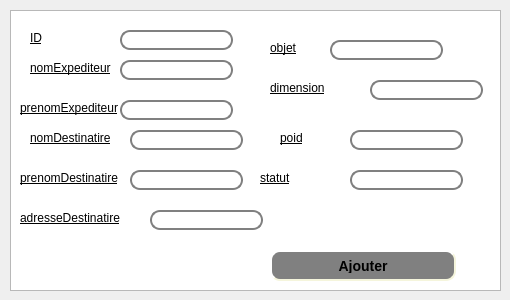
      <widget class="QWidget" name="tab">
       <attribute name="title">
        <string>Ajouter un coli</string>
       </attribute>
       <widget class="QTableView" name="tabcoli_3">
        <property name="enabled">
         <bool>true</bool>
        </property>
        <property name="geometry">
         <rect>
          <x>10</x>
          <y>10</y>
          <width>491</width>
          <height>281</height>
         </rect>
        </property>
        <property name="styleSheet">
         <string notr="true">QTabWidget::pane { /* tabemploye_3 */
    border-top: 2px solid #C2C7CB;
    position: absolute;
    top: -0.5em;
}
</string>
        </property>
       </widget>
       <widget class="QLineEdit" name="lineEdit_ID">
        <property name="geometry">
         <rect>
          <x>120</x>
          <y>30</y>
          <width>113</width>
          <height>20</height>
         </rect>
        </property>
        <property name="styleSheet">
         <string notr="true">QLineEdit {
    border: 2px solid gray;
    border-radius: 10px;
    padding: 0 8px;
    background: white;
    selection-background-color: darkgray;
}</string>
        </property>
        <property name="text">
         <string/>
        </property>
       </widget>
       <widget class="QLineEdit" name="lineEdit_nomExpediteur">
        <property name="geometry">
         <rect>
          <x>120</x>
          <y>60</y>
          <width>113</width>
          <height>20</height>
         </rect>
        </property>
        <property name="styleSheet">
         <string notr="true">QLineEdit {
    border: 2px solid gray;
    border-radius: 10px;
    padding: 0 8px;
    background: white;
    selection-background-color: darkgray;
}</string>
        </property>
        <property name="text">
         <string/>
        </property>
       </widget>
       <widget class="QLineEdit" name="lineEdit_prenomExpediteur">
        <property name="geometry">
         <rect>
          <x>120</x>
          <y>100</y>
          <width>113</width>
          <height>20</height>
         </rect>
        </property>
        <property name="styleSheet">
         <string notr="true">QLineEdit {
    border: 2px solid gray;
    border-radius: 10px;
    padding: 0 8px;
    background: white;
    selection-background-color: darkgray;
}</string>
        </property>
        <property name="text">
         <string/>
        </property>
       </widget>
       <widget class="QLineEdit" name="lineEdit_nomDestinatire">
        <property name="geometry">
         <rect>
          <x>130</x>
          <y>130</y>
          <width>113</width>
          <height>20</height>
         </rect>
        </property>
        <property name="styleSheet">
         <string notr="true">QLineEdit {
    border: 2px solid gray;
    border-radius: 10px;
    padding: 0 8px;
    background: white;
    selection-background-color: darkgray;
}</string>
        </property>
        <property name="text">
         <string/>
        </property>
       </widget>
       <widget class="QPushButton" name="pb_ajouter_5">
        <property name="geometry">
         <rect>
          <x>270</x>
          <y>250</y>
          <width>186</width>
          <height>31</height>
         </rect>
        </property>
        <property name="styleSheet">
         <string notr="true">QPushButton#pb_ajouter_5 {
    background-color: grey;
    border-style: outset;
    border-width: 2px;
    border-radius: 10px;
    border-color: beige;
    font: bold 14px;
    min-width: 10em;
    padding: 6px;
}
</string>
        </property>
        <property name="text">
         <string>Ajouter</string>
        </property>
       </widget>
       <widget class="QLabel" name="label_20">
        <property name="geometry">
         <rect>
          <x>30</x>
          <y>30</y>
          <width>91</width>
          <height>16</height>
         </rect>
        </property>
        <property name="styleSheet">
         <string notr="true">font: 12pt &quot;Andalus&quot;;
text-decoration: underline;</string>
        </property>
        <property name="text">
         <string>ID</string>
        </property>
       </widget>
       <widget class="QLabel" name="label_21">
        <property name="geometry">
         <rect>
          <x>30</x>
          <y>60</y>
          <width>81</width>
          <height>16</height>
         </rect>
        </property>
        <property name="styleSheet">
         <string notr="true">font: 12pt &quot;Andalus&quot;;
text-decoration: underline;</string>
        </property>
        <property name="text">
         <string>nomExpediteur</string>
        </property>
       </widget>
       <widget class="QLabel" name="label_22">
        <property name="geometry">
         <rect>
          <x>20</x>
          <y>100</y>
          <width>101</width>
          <height>16</height>
         </rect>
        </property>
        <property name="styleSheet">
         <string notr="true">font: 12pt &quot;Andalus&quot;;
text-decoration: underline;</string>
        </property>
        <property name="text">
         <string>prenomExpediteur</string>
        </property>
       </widget>
       <widget class="QLabel" name="label_23">
        <property name="geometry">
         <rect>
          <x>30</x>
          <y>130</y>
          <width>91</width>
          <height>16</height>
         </rect>
        </property>
        <property name="styleSheet">
         <string notr="true">font: 12pt &quot;Andalus&quot;;
text-decoration: underline;</string>
        </property>
        <property name="text">
         <string>nomDestinatire</string>
        </property>
       </widget>
       <widget class="QLabel" name="label_10">
        <property name="geometry">
         <rect>
          <x>0</x>
          <y>0</y>
          <width>501</width>
          <height>261</height>
         </rect>
        </property>
        <property name="styleSheet">
         <string notr="true">background-image: url(:/bg.jpg);</string>
        </property>
        <property name="text">
         <string/>
        </property>
        <property name="pixmap">
         <pixmap>../60342173_2276972439287605_1529191567795945472_n.jpg</pixmap>
        </property>
       </widget>
       <widget class="QLabel" name="label_25">
        <property name="geometry">
         <rect>
          <x>20</x>
          <y>170</y>
          <width>101</width>
          <height>16</height>
         </rect>
        </property>
        <property name="styleSheet">
         <string notr="true">font: 12pt &quot;Andalus&quot;;
text-decoration: underline;</string>
        </property>
        <property name="text">
         <string>prenomDestinatire</string>
        </property>
       </widget>
       <widget class="QLabel" name="label_37">
        <property name="geometry">
         <rect>
          <x>20</x>
          <y>210</y>
          <width>121</width>
          <height>16</height>
         </rect>
        </property>
        <property name="styleSheet">
         <string notr="true">font: 12pt &quot;Andalus&quot;;
text-decoration: underline;</string>
        </property>
        <property name="text">
         <string>adresseDestinatire</string>
        </property>
       </widget>
       <widget class="QLabel" name="label_39">
        <property name="geometry">
         <rect>
          <x>270</x>
          <y>40</y>
          <width>91</width>
          <height>16</height>
         </rect>
        </property>
        <property name="styleSheet">
         <string notr="true">font: 12pt &quot;Andalus&quot;;
text-decoration: underline;</string>
        </property>
        <property name="text">
         <string>objet</string>
        </property>
       </widget>
       <widget class="QLineEdit" name="lineEdit_prenomDestinatire">
        <property name="geometry">
         <rect>
          <x>130</x>
          <y>170</y>
          <width>113</width>
          <height>20</height>
         </rect>
        </property>
        <property name="styleSheet">
         <string notr="true">QLineEdit {
    border: 2px solid gray;
    border-radius: 10px;
    padding: 0 8px;
    background: white;
    selection-background-color: darkgray;
}</string>
        </property>
        <property name="text">
         <string/>
        </property>
       </widget>
       <widget class="QLineEdit" name="lineEdit_adresseDestinatire">
        <property name="geometry">
         <rect>
          <x>150</x>
          <y>210</y>
          <width>113</width>
          <height>20</height>
         </rect>
        </property>
        <property name="styleSheet">
         <string notr="true">QLineEdit {
    border: 2px solid gray;
    border-radius: 10px;
    padding: 0 8px;
    background: white;
    selection-background-color: darkgray;
}</string>
        </property>
        <property name="text">
         <string/>
        </property>
       </widget>
       <widget class="QLabel" name="label_40">
        <property name="geometry">
         <rect>
          <x>260</x>
          <y>170</y>
          <width>91</width>
          <height>16</height>
         </rect>
        </property>
        <property name="styleSheet">
         <string notr="true">font: 12pt &quot;Andalus&quot;;
text-decoration: underline;</string>
        </property>
        <property name="text">
         <string>statut</string>
        </property>
       </widget>
       <widget class="QLabel" name="label_41">
        <property name="geometry">
         <rect>
          <x>280</x>
          <y>130</y>
          <width>91</width>
          <height>16</height>
         </rect>
        </property>
        <property name="styleSheet">
         <string notr="true">font: 12pt &quot;Andalus&quot;;
text-decoration: underline;</string>
        </property>
        <property name="text">
         <string>poid</string>
        </property>
       </widget>
       <widget class="QLabel" name="label_42">
        <property name="geometry">
         <rect>
          <x>270</x>
          <y>80</y>
          <width>91</width>
          <height>16</height>
         </rect>
        </property>
        <property name="styleSheet">
         <string notr="true">font: 12pt &quot;Andalus&quot;;
text-decoration: underline;</string>
        </property>
        <property name="text">
         <string>dimension</string>
        </property>
       </widget>
       <widget class="QLineEdit" name="lineEdit_dimension">
        <property name="geometry">
         <rect>
          <x>370</x>
          <y>80</y>
          <width>113</width>
          <height>20</height>
         </rect>
        </property>
        <property name="styleSheet">
         <string notr="true">QLineEdit {
    border: 2px solid gray;
    border-radius: 10px;
    padding: 0 8px;
    background: white;
    selection-background-color: darkgray;
}</string>
        </property>
        <property name="text">
         <string/>
        </property>
       </widget>
       <widget class="QLineEdit" name="lineEdit_statut">
        <property name="geometry">
         <rect>
          <x>350</x>
          <y>170</y>
          <width>113</width>
          <height>20</height>
         </rect>
        </property>
        <property name="styleSheet">
         <string notr="true">QLineEdit {
    border: 2px solid gray;
    border-radius: 10px;
    padding: 0 8px;
    background: white;
    selection-background-color: darkgray;
}</string>
        </property>
        <property name="text">
         <string/>
        </property>
       </widget>
       <widget class="QLineEdit" name="lineEdit_poid">
        <property name="geometry">
         <rect>
          <x>350</x>
          <y>130</y>
          <width>113</width>
          <height>20</height>
         </rect>
        </property>
        <property name="styleSheet">
         <string notr="true">QLineEdit {
    border: 2px solid gray;
    border-radius: 10px;
    padding: 0 8px;
    background: white;
    selection-background-color: darkgray;
}</string>
        </property>
        <property name="text">
         <string/>
        </property>
       </widget>
       <widget class="QLineEdit" name="lineEdit_objet">
        <property name="geometry">
         <rect>
          <x>330</x>
          <y>40</y>
          <width>113</width>
          <height>20</height>
         </rect>
        </property>
        <property name="styleSheet">
         <string notr="true">QLineEdit {
    border: 2px solid gray;
    border-radius: 10px;
    padding: 0 8px;
    background: white;
    selection-background-color: darkgray;
}</string>
        </property>
        <property name="text">
         <string/>
        </property>
       </widget>
       <zorder>label_10</zorder>
       <zorder>tabcoli_3</zorder>
       <zorder>lineEdit_ID</zorder>
       <zorder>lineEdit_nomExpediteur</zorder>
       <zorder>lineEdit_prenomExpediteur</zorder>
       <zorder>lineEdit_nomDestinatire</zorder>
       <zorder>pb_ajouter_5</zorder>
       <zorder>label_20</zorder>
       <zorder>label_21</zorder>
       <zorder>label_22</zorder>
       <zorder>label_23</zorder>
       <zorder>label_25</zorder>
       <zorder>label_37</zorder>
       <zorder>label_39</zorder>
       <zorder>lineEdit_prenomDestinatire</zorder>
       <zorder>lineEdit_adresseDestinatire</zorder>
       <zorder>label_40</zorder>
       <zorder>label_41</zorder>
       <zorder>label_42</zorder>
       <zorder>lineEdit_dimension</zorder>
       <zorder>lineEdit_statut</zorder>
       <zorder>lineEdit_poid</zorder>
       <zorder>lineEdit_objet</zorder>
      </widget>
